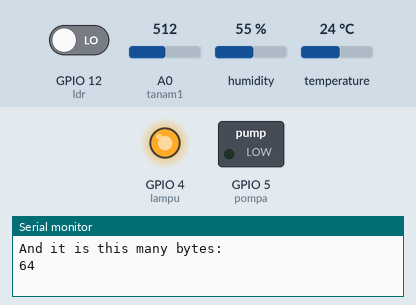
Recording of a sketch running on a simulated ESP8266 (NodeMCU). Shown: switched loads named in the sketch (green lamp = pin HIGH), output pins drawn as LEDs (lit = HIGH), the last lines printed to the serial monitor. The test bench sets the inputs (shaded band); at power-on: A0 (tanam1) = 512, GPIO 12 (ldr) LOW, humidity 55 %, temperature 24 °C. WiFi joins after 1.5 s; servers stay silent unless stated.

Above: at 3.2 s.
3.3 s: A0 (tanam1) set to 485
At 5.5 s:
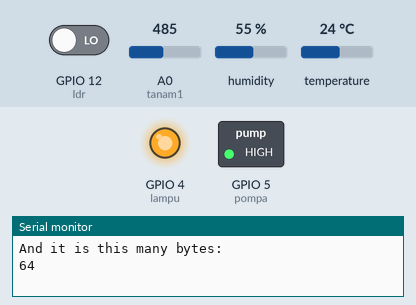
5.9 s: GPIO 12 (ldr) driven HIGH
At 7.8 s:
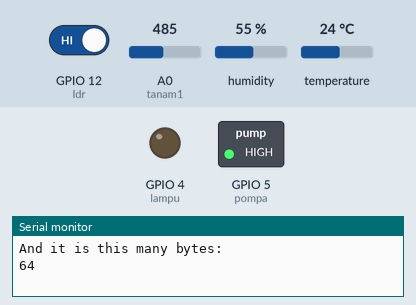
8.4 s: GPIO 12 (ldr) driven LOW
At 10.2 s:
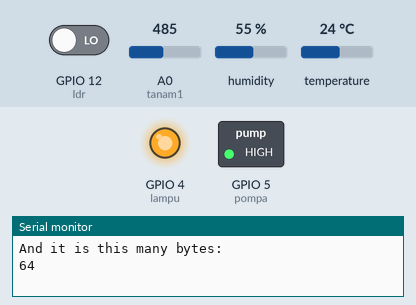
10.8 s: A0 (tanam1) set to 510
At 12.7 s:
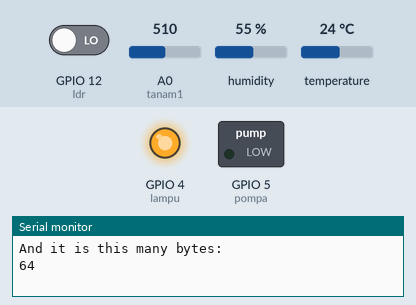
Timing chart, 0 to 14.2 s (numbered marks = the images above; inputs shaded):
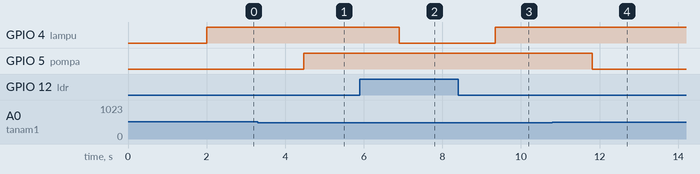

The sketch:

SMART_PARK_FOR_SMART_CITY.ino
```cpp
/*/
  NodeMCU – Arduino

  D0 = 16;
  D1 = 5;
  D2 = 4;
  D3 = 0;
  D4 = 2; //IR
  D5 = 14;
  D6 = 12;
  D7 = 13;
  D8 = 15;
  D9 = 3;
  D10 = 1;

/*/
#include <NewPing.h>
#define TRIGGER_PIN 6
#define ECHO_PIN 7
#define MAX_DISTANCE 200
#include <Adafruit_Sensor.h>
#include <ESP8266WiFi.h>
#include <DHT.h>
#define DHTPIN 14    // Pin digital apa yang kita terhubung ke pin2 ke D4 di papan esp
#include <DHT_U.h>

// Uncomment tipe sensor DHT apa pun yang Anda gunakan!
#define DHTTYPE DHT11  // DHT 11
//#define DHTTYPE DHT21  // DHT 21
//#define DHTTYPE DHT22  // DHT 22
NewPing sonar (TRIGGER_PIN,ECHO_PIN,MAX_DISTANCE);

DHT dht(DHTPIN,DHTTYPE);

int tanam1=A0;
int pompa=5;
int ldr=12;
int lampu=4;
const char server[] = "192.168.43.20";

const char* MY_SSID = "akmal";
const char* MY_PWD =  "akmal12345";
const char* lokasi="Jl. Raya Bogor";

WiFiClient client;


void setup()
{
  Serial.begin(115200);
  dht.begin();
  pinMode(ldr,INPUT);
  pinMode(lampu,OUTPUT);
   pinMode(pompa,OUTPUT);
  Serial.print("Connecting to "+*MY_SSID);
  WiFi.begin(MY_SSID, MY_PWD);
  Serial.println("going into wl connect");

  while (WiFi.status() != WL_CONNECTED) //not connected,  ...waiting to connect
    {
      delay(1000);
      Serial.print(".");
    }
  Serial.println("wl connected");
  Serial.println("");
  Serial.println("Credentials accepted! Connected to wifi\n ");
  Serial.println("");
}

void loop() {
   // Wait a few seconds between measurements.
     lamputaman() ;
  //delay(1000);

  //prefer to use float, but package size or float conversion isnt working
  //will revise in future with a string fuction or float conversion function

  int kelembaban = dht.readHumidity();
  // Read temperature as Celsius (the default)
  int suhu = dht.readTemperature();
  // Read temperature as Fahrenheit (isFahrenheit = true)
  int Temperature_Fehr = dht.readTemperature(true);
  int kelembabantanam1=analogRead(tanam1);
  if (kelembabantanam1 <500){
    digitalWrite(pompa,HIGH);
  }else{
    digitalWrite(pompa,LOW);
  }
  // Check if any reads failed and exit early (to try again).
  if (isnan(kelembaban) || isnan(suhu) || isnan(Temperature_Fehr))
  {
    Serial.println("Failed to read from DHT sensor!");
    return;
  }

  // Compute heat index in Fahrenheit (the default)
  int HeatIndex_Fehr = dht.computeHeatIndex(Temperature_Fehr, suhu);
  // Compute heat index in Celsius (isFahreheit = false)
  int HeatIndex_Cel = dht.computeHeatIndex(suhu, kelembaban, false);

  Serial.print("lokasi: ");
  Serial.print(lokasi);
  Serial.print(" *| ");
  Serial.print("Temperature: ");
  Serial.print(suhu);
  Serial.print(" *C ");
  Serial.print("Humidity: ");
  Serial.print(kelembaban);
  Serial.print(" %\t");
  Serial.print(kelembabantanam1);
  Serial.println(" %\n");


    Serial.println("\nStarting connection to server...");
  // if you get a connection, report back via serial:
  if (client.connect(server, 80)) {
    Serial.println("connected to server");
    WiFi.printDiag(Serial);

    String data = "lokasi="
          +                        (String) lokasi
          +  "&suhu="  +(String) suhu
          +  "&kelembaban=" +(String) kelembaban
          +  "&kelembabantanam1="    +(String) kelembabantanam1;

     client.println("POST /smartpark/write_data.php HTTP/1.1"); //change this if using your Sub-domain
     client.print("Host: 192.168.43.20\n");                 //change this if using your Domain
     client.println("User-Agent: ESP8266/1.0");
     client.println("Connection: close");
     client.println("Content-Type: application/x-www-form-urlencoded");
     client.print("Content-Length: ");
     client.print(data.length());
     client.print("\n\n");
     client.print(data);
     client.stop();

     Serial.println("\n");
     Serial.println("My data string im POSTing looks like this: ");
     Serial.println(data);
     Serial.println("And it is this many bytes: ");
     Serial.println(data.length());
     delay(1000);
    }

}


void printWifiStatus() {
  // print the SSID of the network you're attached to:
  Serial.print("SSID: ");
  Serial.println(WiFi.SSID());

  // print your WiFi shield's IP address:
  IPAddress ip = WiFi.localIP();
  Serial.print("IP Address: ");
  Serial.println(ip);

  // print the received signal strength:
  long rssi = WiFi.RSSI();
  Serial.print("signal strength (RSSI):");
  Serial.print(rssi);
  Serial.println(" dBm");
}

void lamputaman(){
  int sensorldr=digitalRead(ldr);
 // Serial.println(ldr);
  if (sensorldr==1){
  digitalWrite(lampu, LOW);
  }else{
  digitalWrite(lampu, HIGH);
  }
}
```

Measured:
- the behaviour switches between 500 and 499 on A0 (tanam1) (found by bisection; images 0 and 1)
- after the input at 3.3 s, GPIO 5 (pompa): LOW → HIGH after 1.2 s
- after the input at 5.9 s, GPIO 4 (lampu): HIGH → LOW after 1.0 s
- after the input at 8.4 s, GPIO 4 (lampu): LOW → HIGH after 0.95 s
- after the input at 10.8 s, GPIO 5 (pompa): HIGH → LOW after 1.0 s
